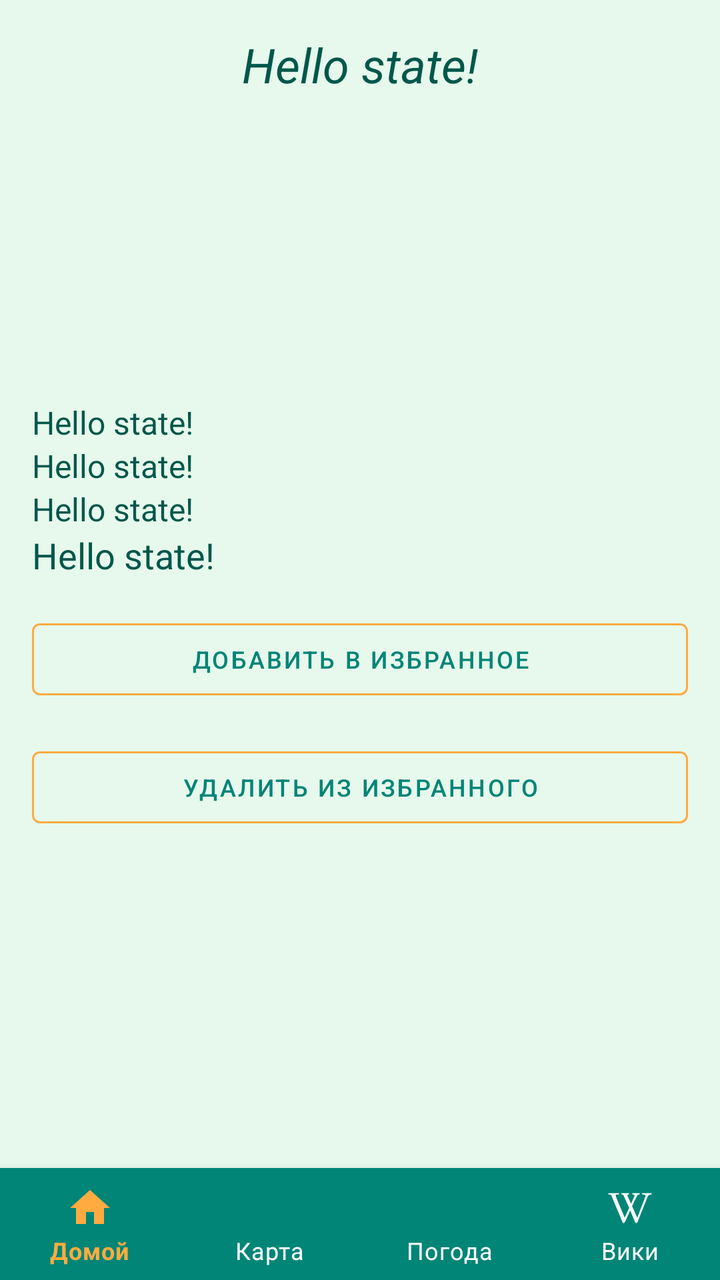
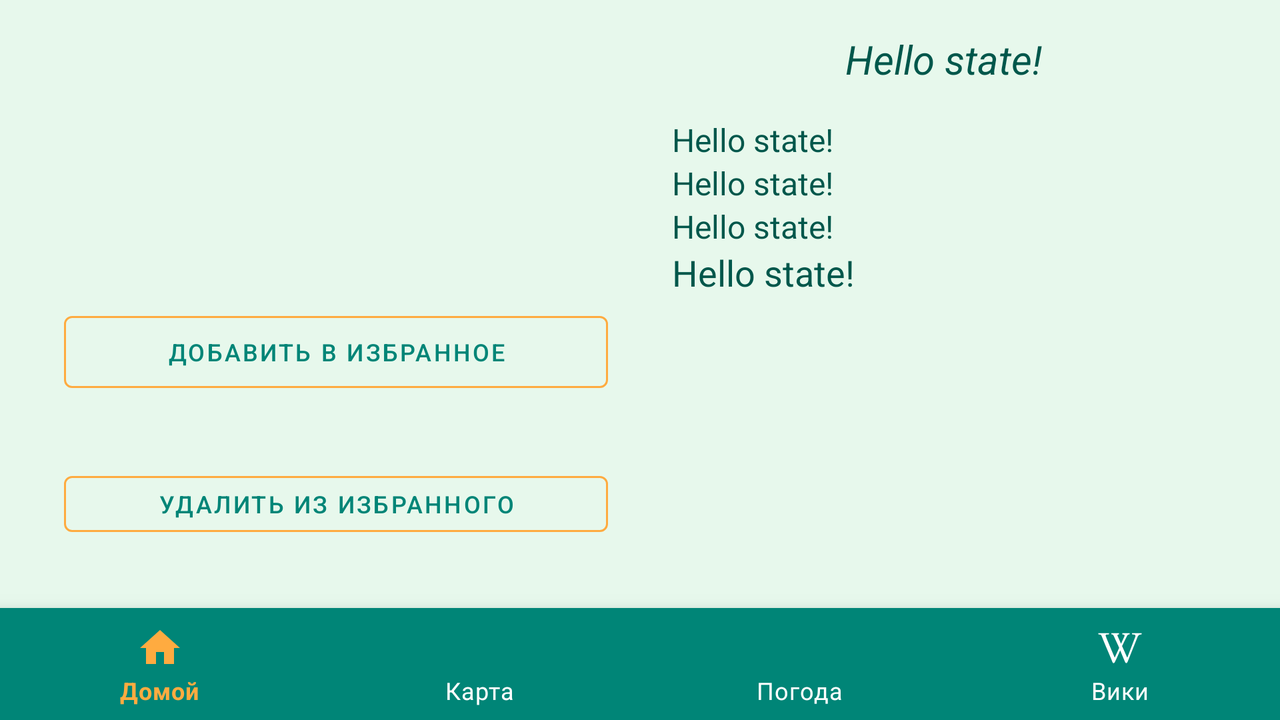

Two renders of one Android screen. The first uses the default layout on a phone; the second uses the alternative layout the repository ships for a different screen configuration, on a matching device. The two XML files are below.
<!-- AndroidManifest.xml: application theme AppTheme -->
<!-- res/layout/fragment_details.xml -->
<?xml version="1.0" encoding="utf-8"?>
<androidx.constraintlayout.widget.ConstraintLayout
    xmlns:android="http://schemas.android.com/apk/res/android"
    xmlns:app="http://schemas.android.com/apk/res-auto"
    xmlns:tools="http://schemas.android.com/tools"
    android:layout_width="match_parent"
    android:layout_height="match_parent"
    android:background="@color/colorFone"
    tools:context=".view.fragments.details.DetailsFragment">

    <TextView
        android:id="@+id/tv_state_name"
        style="@style/GreetingCityStyle"
        android:layout_width="wrap_content"
        android:layout_height="wrap_content"
        android:layout_marginTop="16dp"
        android:gravity="center"
        android:text="@string/connecting"
        android:textSize="24sp"
        app:layout_constraintEnd_toEndOf="parent"
        app:layout_constraintStart_toStartOf="parent"
        app:layout_constraintTop_toTopOf="parent"
        tools:text="@string/hello_state" />

    <ImageView
        android:id="@+id/iv_flag_big"
        android:layout_width="160dp"
        android:layout_height="120dp"
        android:layout_marginTop="16dp"
        app:layout_constraintEnd_toEndOf="parent"
        app:layout_constraintHorizontal_bias="0.498"
        app:layout_constraintStart_toStartOf="parent"
        app:layout_constraintTop_toBottomOf="@+id/tv_state_name"
        tools:src="@tools:sample/avatars" />

    <TextView
        android:id="@+id/tv_state_region"
        style="@style/StateStyleMiddle"
        android:layout_width="wrap_content"
        android:layout_height="wrap_content"
        android:layout_marginTop="16dp"
        app:layout_constraintEnd_toEndOf="parent"
        app:layout_constraintHorizontal_bias="0.0"
        app:layout_constraintStart_toStartOf="parent"
        app:layout_constraintTop_toBottomOf="@+id/iv_flag_big"
        tools:text="@string/hello_state" />

    <TextView
        android:id="@+id/tv_state_area"
        style="@style/StateStyleMiddle"
        android:layout_width="wrap_content"
        android:layout_height="wrap_content"
        app:layout_constraintEnd_toEndOf="parent"
        app:layout_constraintHorizontal_bias="0.0"
        app:layout_constraintStart_toStartOf="parent"
        app:layout_constraintTop_toBottomOf="@+id/tv_state_region"
        tools:text="@string/hello_state" />

    <TextView
        android:id="@+id/tv_state_population"
        style="@style/StateStyleMiddle"
        android:layout_width="wrap_content"
        android:layout_height="wrap_content"
        app:layout_constraintEnd_toEndOf="parent"
        app:layout_constraintHorizontal_bias="0.0"
        app:layout_constraintStart_toStartOf="parent"
        app:layout_constraintTop_toBottomOf="@+id/tv_state_area"
        tools:text="@string/hello_state" />

    <TextView
        android:id="@+id/tv_state_capital"
        style="@style/StateStyle"
        android:layout_width="wrap_content"
        android:layout_height="wrap_content"
        app:layout_constraintEnd_toEndOf="parent"
        app:layout_constraintHorizontal_bias="0.0"
        app:layout_constraintStart_toStartOf="parent"
        app:layout_constraintTop_toBottomOf="@+id/tv_state_population"
        tools:text="@string/hello_state" />

    <Button
        android:id="@+id/btn_addToFavorite"
        style="?favorite"
        android:text="@string/addToFavorite"
        app:layout_constraintEnd_toEndOf="parent"
        app:layout_constraintStart_toStartOf="parent"
        app:layout_constraintTop_toBottomOf="@+id/tv_state_capital"
       />

    <Button
        android:id="@+id/btn_removeFavorite"
        style="?favorite"
        android:text="@string/removeFromFavorite"
        app:layout_constraintEnd_toEndOf="parent"
        app:layout_constraintStart_toStartOf="parent"
        app:layout_constraintTop_toBottomOf="@+id/btn_addToFavorite"
      />

    <com.google.android.material.bottomnavigation.BottomNavigationView
        android:id="@+id/bottom_navigation"
        android:layout_width="match_parent"
        android:layout_height="wrap_content"
        app:layout_constraintBottom_toBottomOf="parent"
        app:layout_constraintEnd_toEndOf="parent"
        app:layout_constraintHorizontal_bias="0.0"
        app:layout_constraintStart_toStartOf="parent"
        app:labelVisibilityMode="labeled"
        app:itemBackground = "?colorPrimary"
        app:itemIconTint = "@color/btn_color_selector"
        app:itemTextColor= "@color/btn_color_selector"
        app:menu="@menu/bottom_navigation_menu" />

</androidx.constraintlayout.widget.ConstraintLayout>
<!-- resources referenced by this layout -->
<resources>
  <color name="colorFone">#80cff2da</color>
  <string name="addToFavorite">Добавить в избранное</string>
  <string name="connecting">Подключение к серверу…</string>
  <string name="hello_state">Hello state!</string>
  <string name="removeFromFavorite">Удалить из избранного</string>
  <style name="GreetingCityStyle">
          <item name="android:textSize">24sp</item>
          <item name="android:textColor">?colorPrimaryDark</item>
          <item name="android:textStyle">italic</item>
      </style>
  <style name="StateStyle">
          <item name="android:textSize">18sp</item>
          <item name="android:textColor">?colorPrimaryDark</item>
          <item name="android:layout_marginStart">16dp</item>
      </style>
  <style name="StateStyleMiddle">
          <item name="android:textSize">16sp</item>
          <item name="android:textColor">?colorPrimaryDark</item>
          <item name="android:layout_marginStart">16dp</item>
      </style>
  <style name="AppTheme" parent="Theme.MaterialComponents.Light.NoActionBar">
          
          <item name="colorPrimary">@color/colorPrimary</item>
          <item name="colorPrimaryDark">@color/colorPrimaryDark</item>
          <item name="colorAccent">@color/colorAccent</item>
          
          <item name="colorBottomIcon">@android:color/white</item>
          <item name="favorite"> @style/ButtonFavoriteStyle</item>
      </style>
  <color name="colorPrimary">#008577</color>
  <color name="colorPrimaryDark">#00574B</color>
  <color name="colorAccent">#ffab40</color>
  <style name="ButtonFavoriteStyle" parent="Widget.MaterialComponents.Button.OutlinedButton.Icon">
          <item name="android:layout_width">match_parent</item>
          <item name="android:layout_height">wrap_content</item>
          <item name="android:layout_margin">16dp</item>
          <item name="android:paddingStart">16dp</item>
          <item name="android:paddingEnd">16dp</item>
          <item name="android:textColor">?colorPrimary</item>
          <item name="android:textSize">12sp</item>
          <item name="strokeColor">?colorAccent</item>
      </style>
</resources>
<!-- res/layout-land/fragment_details.xml (the repository's variant of the layout above) -->
<!-- drawn on the phone turned sideways -->
<?xml version="1.0" encoding="utf-8"?>
<androidx.constraintlayout.widget.ConstraintLayout
    xmlns:android="http://schemas.android.com/apk/res/android"
    xmlns:app="http://schemas.android.com/apk/res-auto"
    xmlns:tools="http://schemas.android.com/tools"
    android:layout_width="match_parent"
    android:layout_height="match_parent"
    android:background="@color/colorFone"
    tools:context=".view.fragments.details.DetailsFragment">

    <LinearLayout
        android:id="@+id/left"
        android:layout_width="0dp"
        android:layout_height="0dp"
        android:layout_marginStart="16dp"
        android:layout_marginTop="16dp"
        android:layout_marginBottom="16dp"
        android:orientation="vertical"
        app:layout_constraintBottom_toTopOf="@+id/bottom_navigation"
        app:layout_constraintEnd_toStartOf="@+id/right"
        app:layout_constraintStart_toStartOf="parent"
        app:layout_constraintTop_toTopOf="parent">

        <ImageView
            android:id="@+id/iv_flag_big"
            android:layout_width="160dp"
            android:layout_height="120dp"
            android:layout_gravity="center_horizontal"
            tools:src="@tools:sample/avatars"
            tools:text="@string/hello_state" />

        <Button
            android:id="@+id/btn_addToFavorite"
            style="?favorite"
            app:strokeColor = "@color/colorAccent"
            android:text="@string/addToFavorite"/>
        <Button
            android:id="@+id/btn_removeFavorite"
            style="?favorite"
            app:strokeColor = "@color/colorAccent"
            android:text="@string/removeFromFavorite" />
    </LinearLayout>

    <LinearLayout
        android:id="@+id/right"
        android:layout_width="0dp"
        android:layout_height="0dp"
        android:layout_marginTop="16dp"
        android:layout_marginEnd="16dp"
        android:layout_marginBottom="16dp"
        android:orientation="vertical"
        app:layout_constraintBottom_toTopOf="@+id/bottom_navigation"
        app:layout_constraintEnd_toEndOf="parent"
        app:layout_constraintStart_toEndOf="@+id/left"
        app:layout_constraintTop_toTopOf="parent"
        app:layout_constraintVertical_bias="0.51">

        <TextView
            android:id="@+id/tv_state_name"
            style="@style/GreetingCityStyle"
            android:layout_width="wrap_content"
            android:layout_height="wrap_content"
            android:layout_gravity="center"
            android:gravity="center"
            android:text="@string/connecting"
            android:textSize="20sp"
            tools:text="@string/hello_state" />

        <TextView
            android:id="@+id/tv_state_region"
            style="@style/StateStyleMiddle"
            android:layout_width="wrap_content"
            android:layout_height="wrap_content"
            android:layout_gravity="start"
            android:layout_marginTop="16dp"
            tools:text="@string/hello_state" />

        <TextView
            android:id="@+id/tv_state_area"
            style="@style/StateStyleMiddle"
            android:layout_width="wrap_content"
            android:layout_height="wrap_content"
            android:layout_gravity="start"
            tools:text="@string/hello_state" />

        <TextView
            android:id="@+id/tv_state_population"
            style="@style/StateStyleMiddle"
            android:layout_width="wrap_content"
            android:layout_height="wrap_content"
            android:layout_gravity="start"
            tools:text="@string/hello_state" />

        <TextView
            android:id="@+id/tv_state_capital"
            style="@style/StateStyle"
            android:layout_width="wrap_content"
            android:layout_height="wrap_content"
            android:layout_gravity="start"
            tools:text="@string/hello_state" />

    </LinearLayout>

    <com.google.android.material.bottomnavigation.BottomNavigationView
        android:id="@+id/bottom_navigation"
        android:layout_width="match_parent"
        android:layout_height="wrap_content"
        app:layout_constraintBottom_toBottomOf="parent"
        app:layout_constraintEnd_toEndOf="parent"
        app:layout_constraintHorizontal_bias="0.0"
        app:layout_constraintStart_toStartOf="parent"
        app:labelVisibilityMode="labeled"
        app:itemBackground = "@color/colorPrimary"
        app:itemIconTint = "@color/btn_color_selector"
        app:itemTextColor= "@color/btn_color_selector"
        app:menu="@menu/bottom_navigation_menu" />

</androidx.constraintlayout.widget.ConstraintLayout>
<!-- resources referenced by the variant -->
<!-- as the phone turned sideways resolves them -->
<resources>
  <color name="colorAccent">#ffab40</color>
  <color name="colorFone">#80cff2da</color>
  <color name="colorPrimary">#008577</color>
  <string name="addToFavorite">Добавить в избранное</string>
  <string name="connecting">Подключение к серверу…</string>
  <string name="hello_state">Hello state!</string>
  <string name="removeFromFavorite">Удалить из избранного</string>
  <style name="GreetingCityStyle">
          <item name="android:textSize">24sp</item>
          <item name="android:textColor">?colorPrimaryDark</item>
          <item name="android:textStyle">italic</item>
      </style>
  <style name="StateStyle">
          <item name="android:textSize">18sp</item>
          <item name="android:textColor">?colorPrimaryDark</item>
          <item name="android:layout_marginStart">16dp</item>
      </style>
  <style name="StateStyleMiddle">
          <item name="android:textSize">16sp</item>
          <item name="android:textColor">?colorPrimaryDark</item>
          <item name="android:layout_marginStart">16dp</item>
      </style>
  <style name="AppTheme" parent="Theme.MaterialComponents.Light.NoActionBar">
          
          <item name="colorPrimary">@color/colorPrimary</item>
          <item name="colorPrimaryDark">@color/colorPrimaryDark</item>
          <item name="colorAccent">@color/colorAccent</item>
          
          <item name="colorBottomIcon">@android:color/white</item>
          <item name="favorite"> @style/ButtonFavoriteStyle</item>
      </style>
  <color name="colorPrimaryDark">#00574B</color>
  <style name="ButtonFavoriteStyle" parent="Widget.MaterialComponents.Button.OutlinedButton.Icon">
          <item name="android:layout_width">match_parent</item>
          <item name="android:layout_height">wrap_content</item>
          <item name="android:layout_margin">16dp</item>
          <item name="android:paddingStart">16dp</item>
          <item name="android:paddingEnd">16dp</item>
          <item name="android:textColor">?colorPrimary</item>
          <item name="android:textSize">12sp</item>
          <item name="strokeColor">?colorAccent</item>
      </style>
</resources>
